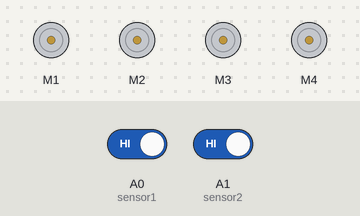
Bench run of a sketch on a simulated Arduino Uno, built with avr-gcc and run on an emulated ATmega328P. Parts: 4 × DC motor (green arrow = forward, orange = backward, longer = faster). The inputs (shaded band) are chosen by the test bench; at power-on: A0 (sensor1) HIGH, A1 (sensor2) HIGH. What the sketch prints to the serial monitor is not drawn.

Above: at 1.2 s.
1.3 s: A0 (sensor1) driven LOW
At 2.1 s:
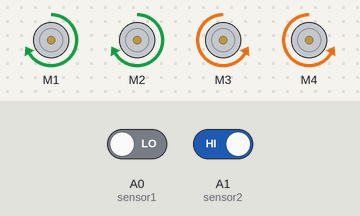
2.8 s: A1 (sensor2) driven LOW
At 3.1 s:
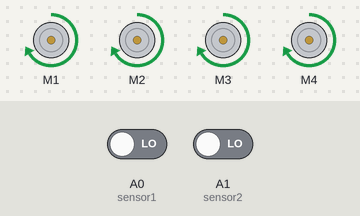
4.3 s: A0 (sensor1) driven HIGH
At 5.4 s:
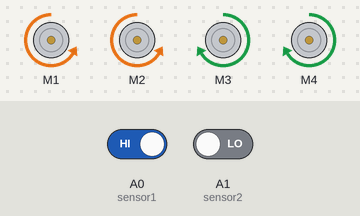
5.8 s: A1 (sensor2) driven HIGH
At 6.7 s:
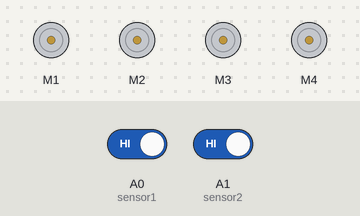
Timing chart, 0 to 8.3 s (numbered marks = the images above; inputs shaded):
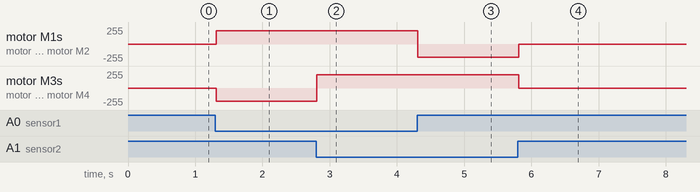

Measured:
- after the input at 1.3 s, motor M1, motor M2: stopped → forward 200/255 at once; motor M3, motor M4: stopped → backward 200/255 at once
- after the input at 2.8 s, motor M3, motor M4: backward 200/255 → forward 200/255 at once
- after the input at 4.3 s, motor M1, motor M2: forward 200/255 → backward 200/255 at once
- after the input at 5.8 s, motor M1, motor M2: backward 200/255 → stopped at once; motor M3, motor M4: forward 200/255 → stopped at once

The sketch:

Humen_following_robot.ino
```cpp
/*Human following robot with arduino.
  created by the SriTu Hobby team.
  Read the code below and use it for any of your creations.
*/

#include <AFMotor.h>
AF_DCMotor motor1(1);
AF_DCMotor motor2(2);
AF_DCMotor motor3(3);
AF_DCMotor motor4(4);

int Speed = 200;

#define sensor1 A0
#define sensor2 A1

void setup() {
  Serial.begin(9600);
  motor1.setSpeed(Speed);
  motor2.setSpeed(Speed);
  motor3.setSpeed(Speed);
  motor4.setSpeed(Speed);
  pinMode(sensor1, INPUT);
  pinMode(sensor2, INPUT);
}

void loop() {

  bool value1 = digitalRead(sensor1);
  bool value2 = digitalRead(sensor2);
  Serial.println(value2);
  Serial.println(value1);

  if (value1 == 0 && value2 == 0 ) {
    motor1.run(FORWARD);
    motor2.run(FORWARD);
    motor3.run(FORWARD);
    motor4.run(FORWARD);
  } else if (value1 == 1 && value2 == 1) {
    motor1.run(RELEASE);
    motor2.run(RELEASE);
    motor3.run(RELEASE);
    motor4.run(RELEASE);
  } else if (value1 == 0 && value2 == 1) {
    motor1.run(FORWARD);
    motor2.run(FORWARD);
    motor3.run(BACKWARD);
    motor4.run(BACKWARD);
  } else if (value1 == 1 && value2 == 0) {
    motor1.run(BACKWARD);
    motor2.run(BACKWARD);
    motor3.run(FORWARD);
    motor4.run(FORWARD);
  }
}
```
